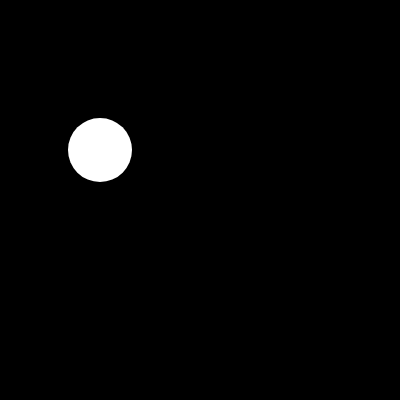
Frame 1 (no input)
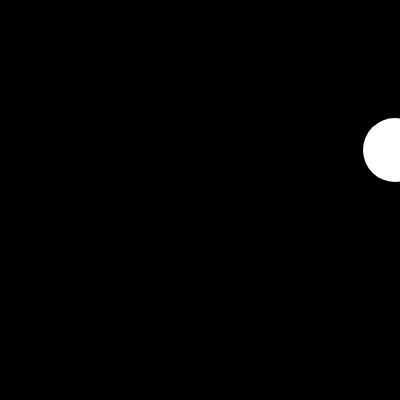
Frame 60 (no input)
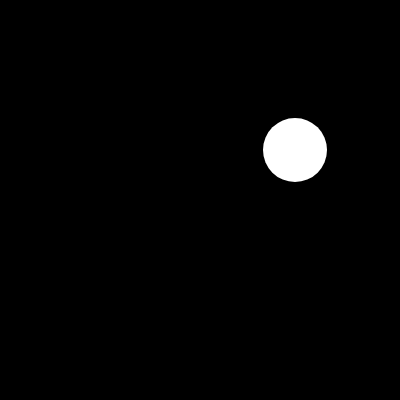
Frame 120 (the mouse pressed at the canvas centre since frame 60)

The p5.js sketch that drew these frames (run headless with seeded random() and noise() and a simulated clock; from frame 60 on, the mouse is pressed at the canvas centre):

// p5.js sketch
// ── sketch.js
let circleX = 100;
function setup() {
  createCanvas(400, 400);
}
function mousePressed() {
  circleX = 0;
}

function draw() {
  background(0);
  noStroke();
  fill(255);
  circle(circleX, 150, 64);
  circleX = circleX + 5;
}
